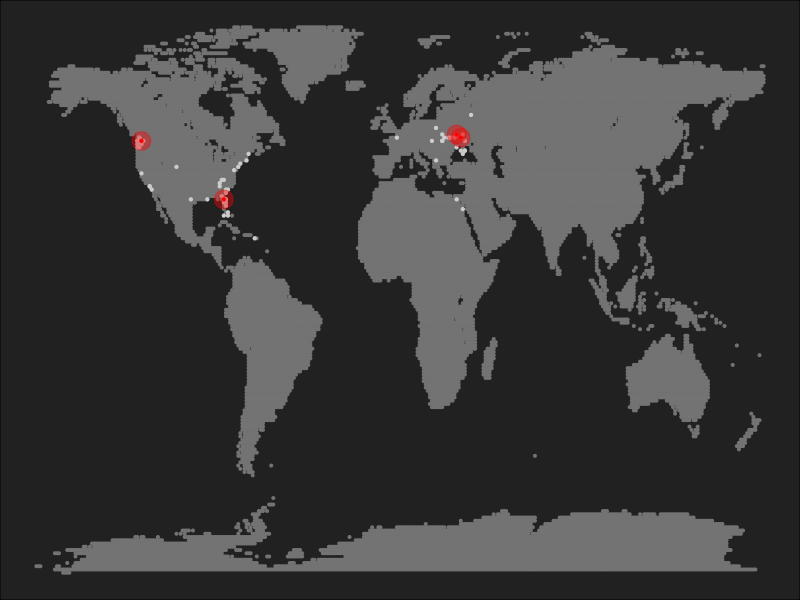
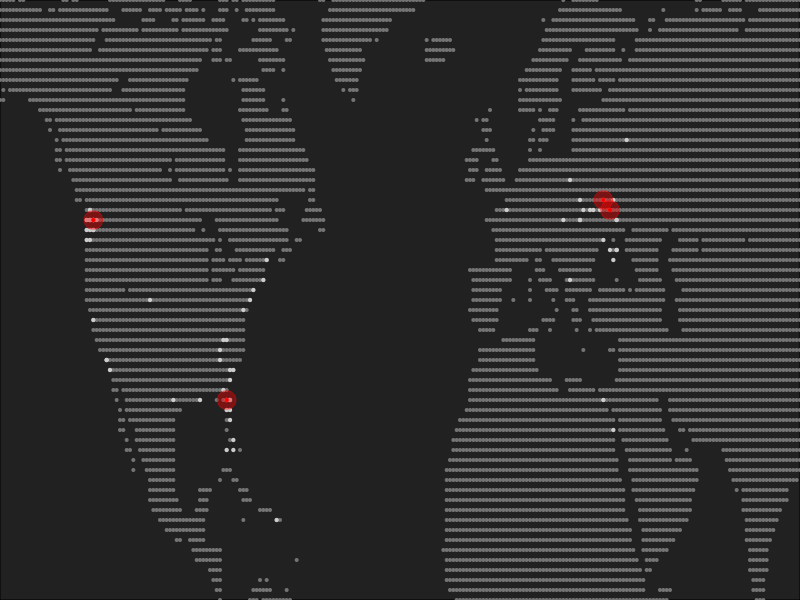

Here is the R script that generated these plots, in order:
## ---- chunk 1
knitr::opts_chunk$set(echo = TRUE)
library(rmarkdown)
## ---- chunk 2
library(tidyverse)
library(maps)
## ---- chunk 3
locations <- read_csv("locations.csv")
paged_table(locations)
## ---- chunk 4
locations <- locations %>% 
        mutate(long_round = round(lon, 0),
               lat_round = round(lat,0))
## ---- chunk 5
lat <- tibble(lat = seq(-90, 90, by = 1))
long <- tibble(long = seq(-180, 180, by = 1))
dots <- lat %>% 
        merge(long, all = TRUE)

dots <- dots %>% 
        mutate(country = map.where('world', long, lat),
               lakes = map.where('lakes', long, lat)) %>% 
        filter(!is.na(country) & is.na(lakes)) %>% 
        select(-lakes)
## ---- chunk 6

color_bk <- "#212121"
theme <- theme_void() +
        theme(panel.background = element_rect(fill=color_bk),
              plot.margin = unit(c(0, 0, 0, 0), "cm"))
## ---- chunk 7
plot <- ggplot() +   
        #base layer of map dots
        geom_point(data = dots, 
                   aes(x=long, y = lat), 
                   col = "grey45", 
                   size = 0.7) + 
        #plot all the places I've been to
        geom_point(data = locations, 
                   aes(x=long_round, y=lat_round), 
                   color="grey80", 
                   size=0.8) + 
        #plot all the places I lived in, using red
        geom_point(data = locations %>% 
                     filter(flag == 'lived'), 
                   aes(x=long_round, y=lat_round), 
                   color="red", 
                   size=0.8) +
        #an extra layer of halo around the places I lived in
        geom_point(data = locations %>% 
                     filter(flag == 'lived'), 
                   aes(x=long_round, y=lat_round), 
                   color="red", 
                   size=6, 
                   alpha = 0.4) +
        #adding my theme
        theme
## ---- chunk 8
plot
## ---- chunk 9
plot + scale_y_continuous(limits = c(10, 70), expand = c(0,0)) +
        scale_x_continuous(limits = c(-150,90), expand = c(0,0))
